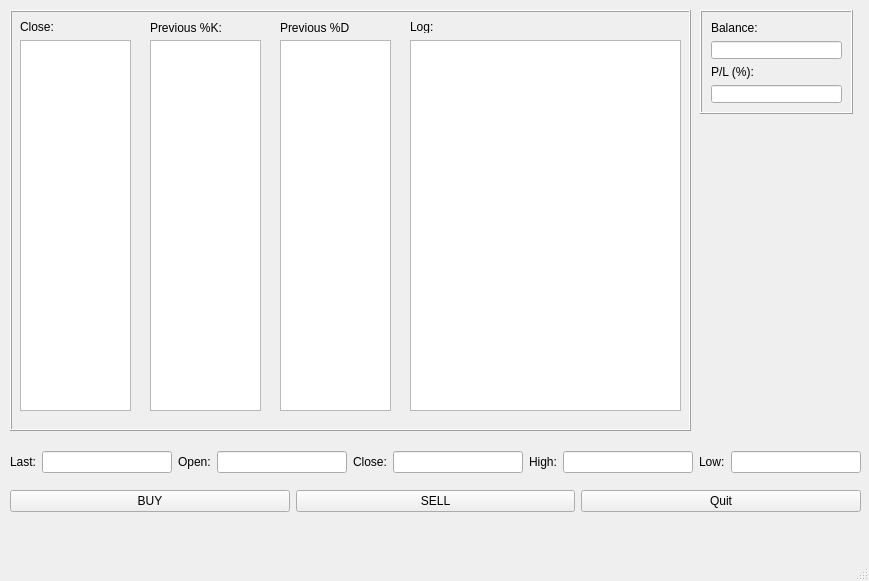
<?xml version="1.0" encoding="UTF-8"?>
<ui version="4.0">
 <class>MainWindow</class>
 <widget class="QMainWindow" name="MainWindow">
  <property name="geometry">
   <rect>
    <x>0</x>
    <y>0</y>
    <width>869</width>
    <height>581</height>
   </rect>
  </property>
  <property name="windowTitle">
   <string>MainWindow</string>
  </property>
  <widget class="QWidget" name="centralwidget">
   <widget class="QFrame" name="frame">
    <property name="geometry">
     <rect>
      <x>700</x>
      <y>10</y>
      <width>153</width>
      <height>104</height>
     </rect>
    </property>
    <property name="frameShape">
     <enum>QFrame::Box</enum>
    </property>
    <property name="frameShadow">
     <enum>QFrame::Raised</enum>
    </property>
    <layout class="QGridLayout" name="gridLayout_2">
     <item row="0" column="0">
      <widget class="QLabel" name="BalanceLabel">
       <property name="text">
        <string>Balance:</string>
       </property>
      </widget>
     </item>
     <item row="1" column="0">
      <widget class="QLineEdit" name="BalanceVal">
       <property name="alignment">
        <set>Qt::AlignRight|Qt::AlignTrailing|Qt::AlignVCenter</set>
       </property>
       <property name="readOnly">
        <bool>true</bool>
       </property>
      </widget>
     </item>
     <item row="2" column="0">
      <widget class="QLabel" name="P_LLabel">
       <property name="text">
        <string>P/L (%):</string>
       </property>
      </widget>
     </item>
     <item row="3" column="0">
      <widget class="QLineEdit" name="P_LVal">
       <property name="alignment">
        <set>Qt::AlignRight|Qt::AlignTrailing|Qt::AlignVCenter</set>
       </property>
       <property name="readOnly">
        <bool>true</bool>
       </property>
      </widget>
     </item>
    </layout>
   </widget>
   <widget class="QFrame" name="frame_2">
    <property name="geometry">
     <rect>
      <x>10</x>
      <y>10</y>
      <width>681</width>
      <height>421</height>
     </rect>
    </property>
    <property name="frameShape">
     <enum>QFrame::Box</enum>
    </property>
    <property name="frameShadow">
     <enum>QFrame::Raised</enum>
    </property>
    <widget class="QPlainTextEdit" name="K_field">
     <property name="geometry">
      <rect>
       <x>140</x>
       <y>30</y>
       <width>111</width>
       <height>371</height>
      </rect>
     </property>
     <property name="textInteractionFlags">
      <set>Qt::NoTextInteraction</set>
     </property>
    </widget>
    <widget class="QPlainTextEdit" name="D_field">
     <property name="geometry">
      <rect>
       <x>270</x>
       <y>30</y>
       <width>111</width>
       <height>371</height>
      </rect>
     </property>
     <property name="textInteractionFlags">
      <set>Qt::NoTextInteraction</set>
     </property>
    </widget>
    <widget class="QPlainTextEdit" name="Log_field">
     <property name="geometry">
      <rect>
       <x>400</x>
       <y>30</y>
       <width>271</width>
       <height>371</height>
      </rect>
     </property>
     <property name="textInteractionFlags">
      <set>Qt::NoTextInteraction</set>
     </property>
    </widget>
    <widget class="QLabel" name="KLabel">
     <property name="geometry">
      <rect>
       <x>140</x>
       <y>10</y>
       <width>71</width>
       <height>16</height>
      </rect>
     </property>
     <property name="text">
      <string>Previous %K:</string>
     </property>
    </widget>
    <widget class="QLabel" name="DLabel">
     <property name="geometry">
      <rect>
       <x>270</x>
       <y>10</y>
       <width>71</width>
       <height>16</height>
      </rect>
     </property>
     <property name="text">
      <string>Previous %D</string>
     </property>
    </widget>
    <widget class="QLabel" name="LogLabel">
     <property name="geometry">
      <rect>
       <x>400</x>
       <y>10</y>
       <width>46</width>
       <height>13</height>
      </rect>
     </property>
     <property name="text">
      <string>Log:</string>
     </property>
    </widget>
    <widget class="QPlainTextEdit" name="Close_field">
     <property name="geometry">
      <rect>
       <x>10</x>
       <y>30</y>
       <width>111</width>
       <height>371</height>
      </rect>
     </property>
     <property name="textInteractionFlags">
      <set>Qt::NoTextInteraction</set>
     </property>
    </widget>
    <widget class="QLabel" name="label">
     <property name="geometry">
      <rect>
       <x>10</x>
       <y>10</y>
       <width>46</width>
       <height>13</height>
      </rect>
     </property>
     <property name="text">
      <string>Close:</string>
     </property>
    </widget>
   </widget>
   <widget class="QWidget" name="">
    <property name="geometry">
     <rect>
      <x>10</x>
      <y>440</y>
      <width>851</width>
      <height>93</height>
     </rect>
    </property>
    <layout class="QGridLayout" name="gridLayout">
     <property name="bottomMargin">
      <number>10</number>
     </property>
     <item row="1" column="0">
      <layout class="QHBoxLayout" name="horizontalLayout_2">
       <item>
        <widget class="QPushButton" name="BuyButton">
         <property name="text">
          <string>BUY</string>
         </property>
        </widget>
       </item>
       <item>
        <widget class="QPushButton" name="pushButton_3">
         <property name="text">
          <string>SELL</string>
         </property>
        </widget>
       </item>
       <item>
        <widget class="QPushButton" name="QuitButton">
         <property name="text">
          <string>Quit</string>
         </property>
        </widget>
       </item>
      </layout>
     </item>
     <item row="0" column="0">
      <layout class="QHBoxLayout" name="horizontalLayout">
       <item>
        <widget class="QLabel" name="Last">
         <property name="text">
          <string>Last:</string>
         </property>
        </widget>
       </item>
       <item>
        <widget class="QLineEdit" name="LastVal">
         <property name="alignment">
          <set>Qt::AlignRight|Qt::AlignTrailing|Qt::AlignVCenter</set>
         </property>
         <property name="readOnly">
          <bool>true</bool>
         </property>
        </widget>
       </item>
       <item>
        <widget class="QLabel" name="Open">
         <property name="text">
          <string>Open:</string>
         </property>
        </widget>
       </item>
       <item>
        <widget class="QLineEdit" name="OpenVal">
         <property name="alignment">
          <set>Qt::AlignRight|Qt::AlignTrailing|Qt::AlignVCenter</set>
         </property>
         <property name="readOnly">
          <bool>true</bool>
         </property>
        </widget>
       </item>
       <item>
        <widget class="QLabel" name="Close">
         <property name="text">
          <string>Close:</string>
         </property>
        </widget>
       </item>
       <item>
        <widget class="QLineEdit" name="CloseVal">
         <property name="alignment">
          <set>Qt::AlignRight|Qt::AlignTrailing|Qt::AlignVCenter</set>
         </property>
         <property name="readOnly">
          <bool>true</bool>
         </property>
        </widget>
       </item>
       <item>
        <widget class="QLabel" name="High">
         <property name="text">
          <string>High:</string>
         </property>
        </widget>
       </item>
       <item>
        <widget class="QLineEdit" name="HighVal">
         <property name="alignment">
          <set>Qt::AlignRight|Qt::AlignTrailing|Qt::AlignVCenter</set>
         </property>
         <property name="readOnly">
          <bool>true</bool>
         </property>
        </widget>
       </item>
       <item>
        <widget class="QLabel" name="Low">
         <property name="text">
          <string>Low:</string>
         </property>
        </widget>
       </item>
       <item>
        <widget class="QLineEdit" name="LowVal">
         <property name="alignment">
          <set>Qt::AlignRight|Qt::AlignTrailing|Qt::AlignVCenter</set>
         </property>
         <property name="readOnly">
          <bool>true</bool>
         </property>
        </widget>
       </item>
      </layout>
     </item>
    </layout>
   </widget>
   <zorder>QuitButton</zorder>
   <zorder>Last</zorder>
   <zorder>LastVal</zorder>
   <zorder>Close</zorder>
   <zorder>Open</zorder>
   <zorder>OpenVal</zorder>
   <zorder>CloseVal</zorder>
   <zorder>HighVal</zorder>
   <zorder>LowVal</zorder>
   <zorder>High</zorder>
   <zorder>Low</zorder>
   <zorder>BuyButton</zorder>
   <zorder>pushButton_3</zorder>
   <zorder>Close</zorder>
   <zorder>frame</zorder>
   <zorder>frame_2</zorder>
  </widget>
  <widget class="QMenuBar" name="menubar">
   <property name="geometry">
    <rect>
     <x>0</x>
     <y>0</y>
     <width>869</width>
     <height>21</height>
    </rect>
   </property>
  </widget>
  <widget class="QStatusBar" name="statusbar"/>
 </widget>
 <resources/>
 <connections/>
</ui>
